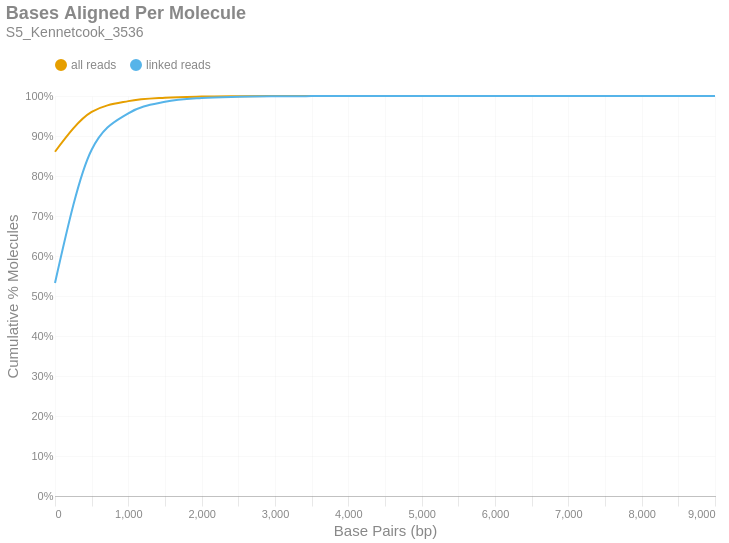

The notebook cell this image was saved under:
### Markdown cell above
### Bases Aligned Per Molecule
This is a cumulative frequency distribution showing the number of base pairs aligned per unique molecule. These data are shown in 500 bp bins. There are two distributions: one with `all reads` (yellow) and another with only `linked reads` (blue). The percent of molecules in the `linked reads` distribution is relative to the total number of linked molecules.

### Code cell
if SKIPLR:
    print_html(f"Skipped")
else:
    binned_df = consolidated_hist(valids['aligned_bp'], mask, 500, True)
    with SafeRender(binned_df):
        (
            density_plot(binned_df, 'Bases Aligned Per Molecule', samplename, 'basesper')
            .encode(
                x=alt.X('bin:Q', title="Base Pairs (bp)").axis(tickMinStep=500).scale(padding=0),
                y=alt.Y('value:Q', title='Cumulative % Molecules')
                    .axis(format='%')
                    .scale(domain = [0,1])
                    .stack(False),
                color=alt.Color("key:N").scale(domain = ["all reads", "linked reads"]),
                tooltip = [
                    alt.Tooltip("key:N", title = "Data Type"),
                    alt.Tooltip("range_label:N", title="Bases Aligned Per Molecule"),
                    alt.Tooltip("value:Q", format = ".2%", title="% Molecules (Cum.)")
                ]
            )
        ).display()

### Figure 1 — Vega-Lite specification as saved in the notebook (floating-point values rounded to 4 significant figures)
{"width": "container", "height": 400, "config": {"title": {"anchor": "start", "dy": -15, "fontSize": 18, "color": "#888888", "subtitleColor": "#888888", "subtitleFontSize": 14}, "arc": {"fill": "#0072B2"}, "axis": {"domainColor": "#888888", "domainWidth": 0.5, "gridWidth": 0.2, "grid": false, "titleFontWeight": 400, "titleFontSize": 15, "labelFontSize": 11, "labelColor": "#888888", "tickColor": "#888888", "tickWidth": 0.2, "titleColor": "#888888"}, "axisBand": {"grid": false}, "axisX": {"grid": true, "tickSize": 10, "domainCap": "round"}, "axisY": {"domain": false, "grid": true, "tickSize": 0, "domainCap": "round"}, "background": "transparent", "header": {"labelFontSize": 15, "labelColor": "#888888", "titleFontSize": 15, "titleFontWeight": 600, "titleColor": "#888888"}, "legend": {"labelFont": "sans-serif", "labelFontSize": 12, "labelColor": "#888888", "symbolSize": 100, "symbolType": "circle", "titleFontSize": 12, "titlePadding": 10, "titleColor": "#888888", "title": null, "orient": "top"}, "range": {"category": ["#E69F00", "#56B4E9", "#009E73", "#F0E442", "#0072B2", "#D55E00", "#CC79A7", "#000000"], "diverging": ["#cfe8f3", "#a2d4ec", "#73bfe2", "#46abdb", "#1696d2", "#12719e"]}, "area": {"fill": "#0072B2", "fillOpacity": 0.7, "line": true, "strokeOpacity": 0.7}, "line": {"color": "#0072B2", "stroke": "#0072B2", "strokeWidth": 2}, "trail": {"color": "#0072B2", "stroke": "#0072B2", "strokeWidth": 0, "size": 1}, "point": {"filled": true, "fillOpacity": 1.0, "size": 95}, "text": {"color": "#888888", "fontSize": 11, "align": "right", "fontWeight": 400, "size": 11}, "bar": {"fill": "#0072B2", "stroke": null}, "view": {"stroke": null, "continuousWidth": 660, "continuousHeight": 400}}, "data": {"name": "data-836235f6411d3efba4b8c8a681554b61"}, "mark": {"type": "line", "interpolate": "monotone", "point": {"opacity": 0, "size": 275}}, "encoding": {"color": {"field": "key", "scale": {"domain": ["all reads", "linked reads"]}, "type": "nominal"}, "tooltip": [{"field": "key", "title": "Data Type", "type": "nominal"}, {"field": "range_label", "title": "Bases Aligned Per Molecule", "type": "nominal"}, {"field": "value", "format": ".2%", "title": "% Molecules (Cum.)", "type": "quantitative"}], "x": {"axis": {"tickMinStep": 500}, "field": "bin", "scale": {"padding": 0}, "title": "Base Pairs (bp)", "type": "quantitative"}, "y": {"axis": {"format": "%"}, "field": "value", "scale": {"domain": [0, 1]}, "stack": false, "title": "Cumulative % Molecules", "type": "quantitative"}}, "params": [{"name": "param_c36ac31b6afebe62", "select": {"type": "point", "fields": ["key"]}, "bind": "legend"}], "title": {"text": "Bases Aligned Per Molecule", "subtitle": "S5_Kennetcook_3536"}, "transform": [{"fold": ["all reads (cumsum)", "linked reads (cumsum)"]}, {"calculate": "replace(datum.key, ' (cumsum)', '')", "as": "key"}, {"filter": {"param": "param_c36ac31b6afebe62"}}], "usermeta": {"embedOptions": {"downloadFileName": "S5_Kennetcook_3536.basesper"}}, "$schema": "https://vega.github.io/schema/vega-lite/v6.1.0.json", "datasets": {"data-836235f6411d3efba4b8c8a681554b61": [{"bin": "0.0", "interval": "0.0-500.0", "all reads": 0.8607, "linked reads": 0.5324, "all reads (cumsum)": 0.8607, "linked reads (cumsum)": 0.5324, "range_label": "0-499"}, {"bin": "500.0", "interval": "500.0-1000.0", "all reads": 0.09946, "linked reads": 0.3331, "all reads (cumsum)": 0.9601, "linked reads (cumsum)": 0.8655, "range_label": "500-999"}, {"bin": "1000.0", "interval": "1000.0-1500.0", "all reads": 0.02706, "linked reads": 0.09123, "all reads (cumsum)": 0.9872, "linked reads (cumsum)": 0.9567, "range_label": "1000-1499"}, {"bin": "1500.0", "interval": "1500.0-2000.0", "all reads": 0.008549, "linked reads": 0.02883, "all reads (cumsum)": 0.9957, "linked reads (cumsum)": 0.9856, "range_label": "1500-1999"}, {"bin": "2000.0", "interval": "2000.0-2500.0", "all reads": 0.002823, "linked reads": 0.009522, "all reads (cumsum)": 0.9985, "linked reads (cumsum)": 0.9951, "range_label": "2000-2499"}, {"bin": "2500.0", "interval": "2500.0-3000.0", "all reads": 0.0008886, "linked reads": 0.002997, "all reads (cumsum)": 0.9994, "linked reads (cumsum)": 0.9981, "range_label": "2500-2999"}, {"bin": "3000.0", "interval": "3000.0-3500.0", "all reads": 0.0003506, "linked reads": 0.001182, "all reads (cumsum)": 0.9998, "linked reads (cumsum)": 0.9993, "range_label": "3000-3499"}, {"bin": "3500.0", "interval": "3500.0-4000.0", "all reads": 0.000126, "linked reads": 0.0004251, "all reads (cumsum)": 0.9999, "linked reads (cumsum)": 0.9997, "range_label": "3500-3999"}, {"bin": "4000.0", "interval": "4000.0-4500.0", "all reads": 5.062e-05, "linked reads": 0.0001707, "all reads (cumsum)": 1.0, "linked reads (cumsum)": 0.9999, "range_label": "4000-4499"}, {"bin": "4500.0", "interval": "4500.0-5000.0", "all reads": 2.08e-05, "linked reads": 7.015e-05, "all reads (cumsum)": 1.0, "linked reads (cumsum)": 0.9999, "range_label": "4500-4999"}, {"bin": "5000.0", "interval": "5000.0-5500.0", "all reads": 7.016e-06, "linked reads": 2.366e-05, "all reads (cumsum)": 1.0, "linked reads (cumsum)": 1.0, "range_label": "5000-5499"}, {"bin": "5500.0", "interval": "5500.0-6000.0", "all reads": 3.759e-06, "linked reads": 1.268e-05, "all reads (cumsum)": 1.0, "linked reads (cumsum)": 1.0, "range_label": "5500-5999"}, {"bin": "6000.0", "interval": "6000.0-6500.0", "all reads": 3.258e-06, "linked reads": 1.099e-05, "all reads (cumsum)": 1.0, "linked reads (cumsum)": 1.0, "range_label": "6000-6499"}, {"bin": "6500.0", "interval": "6500.0-7000.0", "all reads": 7.517e-07, "linked reads": 2.535e-06, "all reads (cumsum)": 1.0, "linked reads (cumsum)": 1.0, "range_label": "6500-6999"}, {"bin": "7000.0", "interval": "7000.0-7500.0", "all reads": 5.012e-07, "linked reads": 1.69e-06, "all reads (cumsum)": 1.0, "linked reads (cumsum)": 1.0, "range_label": "7000-7499"}, {"bin": "7500.0", "interval": "7500.0-8000.0", "all reads": 5.012e-07, "linked reads": 1.69e-06, "all reads (cumsum)": 1.0, "linked reads (cumsum)": 1.0, "range_label": "7500-7999"}, {"bin": "8000.0", "interval": "8000.0-8500.0", "all reads": 0.0, "linked reads": 0.0, "all reads (cumsum)": 1.0, "linked reads (cumsum)": 1.0, "range_label": "8000-8499"}, {"bin": "8500.0", "interval": "8500.0-9000.0", "all reads": 0.0, "linked reads": 0.0, "all reads (cumsum)": 1.0, "linked reads (cumsum)": 1.0, "range_label": "8500-8999"}, {"bin": "9000.0", "interval": "9000.0-9500.0", "all reads": 2.506e-07, "linked reads": 8.452e-07, "all reads (cumsum)": 1.0, "linked reads (cumsum)": 1.0, "range_label": "9000-9499"}]}}
